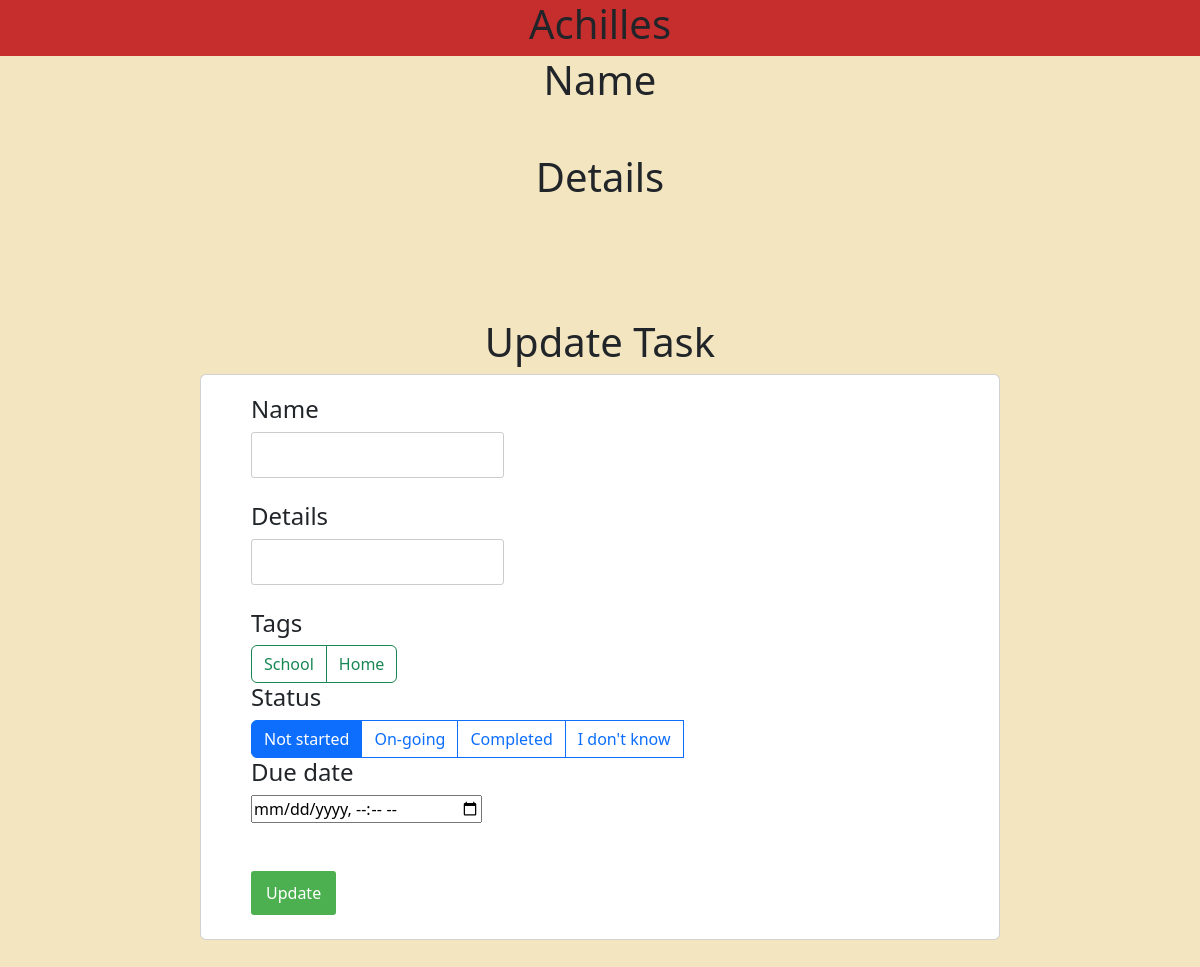
Screenshot of /update/2 with the database file from the repository.
### tables this page shows
CREATE TABLE Tags (
    TID INTEGER PRIMARY KEY AUTOINCREMENT,
    Name VARCHAR(255) UNIQUE
);

CREATE TABLE Statuses (
    SID INTEGER PRIMARY KEY AUTOINCREMENT,
    Name VARCHAR(255) UNIQUE
);

### app.py (the view)
@app.route('/update/<int:id>', methods=['GET', 'POST'])
def update(id):
    if request.method == 'POST':
        cont = request.form['con']
        det = request.form['det']
        opt = int(request.form['opt'])
        date = request.form['date']
        try:
            gg = ()
            if len(date) == 0:
                gg = (cont, det, opt, id)
                cur.execute("UPDATE Tasks SET Name = ?, Details = ?, SID = ? WHERE TID = ?", gg)
            else:
                gg = (cont, det, opt, datetime.strptime(date, "%Y-%m-%dT%H:%M"), id)
                cur.execute("UPDATE Tasks SET Name = ?, Details = ?, SID = ?, DueDate = ? WHERE TID = ?", gg)
            cur.execute("DELETE FROM TaskTags WHERE TkID = ?", (id,))
            for i in request.form:
                if 'tag' in i:
                    cur.execute("INSERT INTO TaskTags (TkID, TgID) VALUES (?, ?)",(id, request.form[i]))
            con.commit()
            return redirect('/')
        except:
            return render_template('error.html', s="There was an error")
    else:
        item = raww(f"SELECT * FROM Tasks WHERE TID = {id}")
        status = raww("SELECT * FROM Statuses")
        tags = raww("SELECT * FROM Tags")
        tt = raww("SELECT * FROM TaskTags")
        if len(item) == 0:
            return render_template('error.html', s="Task ID invalid")
        item = item[0]
        return render_template('update.html', item=item, status=status, tags=tags,tt=tt)

### db.py (called while the page is built)
def raww(query):
    res = cur.execute(query)
    res = res.fetchall()
    con.commit()
    return res

### templates/update.html (shortened to what this page needs)
{% extends 'base.html' %}
{% block body %}
<div class="container">
    <h1>Name</h1>
    <p>{{item[1]}}</p><br />
    <h1>Details</h1>
    <p>{{item[2]}}</p><br />
</div>
<div class="content pt-5">
    <h1>Update Task</h1>
    <div class="card g-4 ex1">
        <form action="/update/{{item[0]}}" method="POST">
            <h4>Name</h4>
            <div>
                <input type="text" name="con" id="con" value="{{item[1]}}">
            </div>
            <br />
            <h4>Details</h4>
            <div>
                <input type="text" name="det" id="det" value="{{item[2]}}">
            </div>
            <br />
            <h4>Tags</h4>
            <div class="btn-group" role="group" aria-label="Basic checkbox toggle button group">
                {% for tag in tags %}
                <label class="btn btn-outline-success" for="btncheck{{tag[0]}}">{{tag[1]}}</label>
                {% endfor %}
            </div>
            <h4>Status</h4>
            <div class="btn-group" role="group" aria-label="Basic radio toggle button group">
                {% for i in status %}
                <label class="btn btn-outline-primary" for="status{{i[0]}}">{{i[1]}}</label>
                <br />
                {% endfor %}
            </div>
            <h4>Due date</h4>
            <input type="datetime-local" name="date" value="{{item[4]}}" id="deadline">
            <br />
            <br />
            <br />
            <input type="submit" value="Update">
            <br />
            <br />
        </form>
    </div>
</div>
{% endblock %}

### static/css/main.css (style rules this page uses)
body { font-family: "Roboto", Arial, sans-serif; margin: 0; padding: 0; text-rendering: optimizeLegibility; display: flex; flex-direction: column; justify-content: center; }
.content { max-width: 70%; margin: 20px auto; padding: 20px; }
h1 { text-align: center; margin-bottom: 20px; }
form { margin-top: 20px; }
input[type="text"] { padding: 10px; border: 1px solid #ccc; border-radius: 3px; }
input[type="submit"] { padding: 10px 15px; background-color: #4caf50; color: white; border: none; cursor: pointer; border-radius: 3px; }
.container { display: block; position: relative; padding-left: 35px; margin-bottom: 12px; cursor: pointer; font-size: 22px; -webkit-user-select: none; -moz-user-select: none; -ms-user-select: none; user-select: none; }

### templates/base.html (style rules this page uses)
div.ex1 { padding-left: 50px; }

### rows the page displays
Tags: Name "School"
Tags: Name "Home"
Statuses: Name "Not started"
Statuses: Name "On-going"
Statuses: Name "Completed"
Statuses: Name "I don't know"
